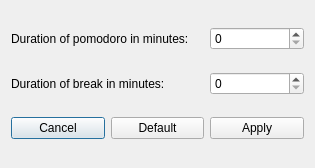
<?xml version="1.0" encoding="UTF-8"?>
<ui version="4.0">
 <class>SettingsDialog</class>
 <widget class="QDialog" name="SettingsDialog">
  <property name="geometry">
   <rect>
    <x>0</x>
    <y>0</y>
    <width>315</width>
    <height>168</height>
   </rect>
  </property>
  <property name="windowTitle">
   <string>Dialog</string>
  </property>
  <layout class="QGridLayout" name="gridLayout">
   <item row="4" column="0">
    <widget class="QPushButton" name="pushButton_cancel">
     <property name="text">
      <string>Cancel</string>
     </property>
    </widget>
   </item>
   <item row="4" column="2">
    <widget class="QPushButton" name="pushButton_apply">
     <property name="text">
      <string>Apply</string>
     </property>
    </widget>
   </item>
   <item row="0" column="2">
    <widget class="QSpinBox" name="spinBox_pomodoro">
     <property name="maximum">
      <number>999</number>
     </property>
    </widget>
   </item>
   <item row="3" column="2">
    <widget class="QSpinBox" name="spinBox_break">
     <property name="maximum">
      <number>999</number>
     </property>
    </widget>
   </item>
   <item row="4" column="1">
    <widget class="QPushButton" name="pushButton_default">
     <property name="text">
      <string>Default</string>
     </property>
    </widget>
   </item>
   <item row="3" column="0" colspan="2">
    <widget class="QLabel" name="label_2">
     <property name="text">
      <string>Duration of break in minutes:</string>
     </property>
    </widget>
   </item>
   <item row="0" column="0" colspan="2">
    <widget class="QLabel" name="label">
     <property name="text">
      <string>Duration of pomodoro in minutes:</string>
     </property>
    </widget>
   </item>
  </layout>
 </widget>
 <resources/>
 <connections/>
</ui>
